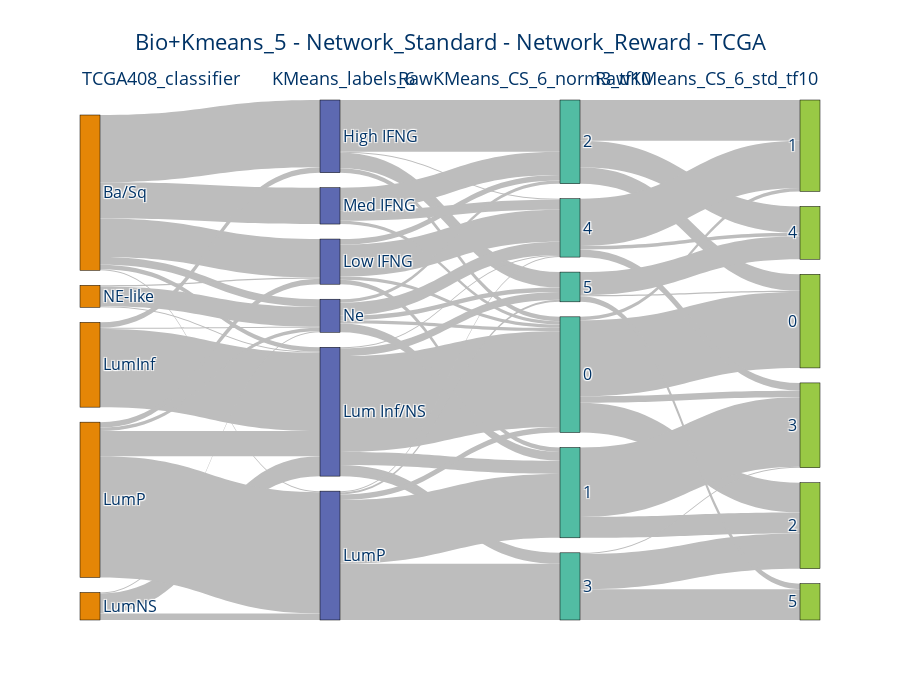

The notebook cell this image was saved under:
### Markdown cell above
## TF 10 norm3 and standard

### Code cell
comb_all_tfs = pd.concat([comb_tf6.drop(columns=vu_output.columns), comb_tf10, comb_tf50.drop(columns=vu_output.columns)], axis=1)
num = 6
cluster_model = "RawKMeans"
reorder_cols = [
    "TCGA408_classifier",
    "KMeans_labels_6",
    "{}_CS_{}_norm3_tf{}".format(cluster_model, num, 10),
    "{}_CS_{}_std_tf{}".format(cluster_model, num, 10),
    # "RawKMeans_CS_6",
    # "KMeans_labels_5",
    # "{}_CS_{}_norm3_tf{}".format(cluster_model, num, 50),
]
# for col in reorder_cols:
#     comb_all_tfs[col] = comb_all_tfs[col].astype(str)
title = "Bio+Kmeans_5 - Network_Standard - Network_Reward - TCGA"
meta, fig = sky.main(df=comb_all_tfs, reorder_cols=reorder_cols, title=title, retMeta=True)
fig.update_layout(height=700)
fig.show()

### Figure 1 — Plotly figure (JSON) as saved in the notebook; plotly's stock layout.template omitted (floating-point values rounded to 4 significant figures)
{"data": [{"arrangement": "perpendicular", "link": {"color": "#bdbdbd", "source": [0, 0, 0, 0, 0, 0, 1, 1, 1, 2, 2, 2, 3, 3, 3, 3, 4, 4, 4, 5, 5, 5, 5, 6, 6, 6, 6, 7, 7, 7, 7, 7, 8, 8, 8, 8, 8, 9, 9, 9, 10, 10, 10, 10, 10, 11, 11, 11, 11, 12, 12, 13, 13, 13, 14, 14, 14, 15, 15, 15, 16, 16, 16], "target": [5, 6, 7, 8, 9, 10, 5, 7, 10, 7, 8, 10, 6, 7, 8, 10, 6, 7, 10, 11, 13, 15, 16, 11, 12, 13, 15, 11, 12, 14, 15, 16, 11, 12, 14, 15, 16, 11, 13, 15, 11, 12, 13, 15, 16, 17, 18, 19, 20, 19, 20, 17, 18, 21, 19, 20, 22, 18, 20, 21, 17, 21, 22], "value": [61, 35, 4, 1, 33, 7, 5, 71, 1, 18, 6, 1, 5, 23, 110, 3, 1, 1, 18, 4, 47, 1, 14, 3, 4, 5, 29, 87, 12, 10, 1, 7, 5, 58, 51, 1, 2, 3, 21, 9, 3, 8, 3, 12, 4, 69, 3, 27, 6, 19, 63, 15, 37, 24, 32, 1, 28, 43, 7, 3, 1, 21, 5]}, "node": {"color": ["rgb(229, 134, 6)", "rgb(229, 134, 6)", "rgb(229, 134, 6)", "rgb(229, 134, 6)", "rgb(229, 134, 6)", "rgb(93, 105, 177)", "rgb(93, 105, 177)", "rgb(93, 105, 177)", "rgb(93, 105, 177)", "rgb(93, 105, 177)", "rgb(93, 105, 177)", "rgb(82, 188, 163)", "rgb(82, 188, 163)", "rgb(82, 188, 163)", "rgb(82, 188, 163)", "rgb(82, 188, 163)", "rgb(82, 188, 163)", "rgb(153, 201, 69)", "rgb(153, 201, 69)", "rgb(153, 201, 69)", "rgb(153, 201, 69)", "rgb(153, 201, 69)", "rgb(153, 201, 69)"], "label": ["Ba/Sq", "LumInf", "LumNS", "LumP", "NE-like", "High IFNG", "Low IFNG", "Lum Inf/NS", "LumP", "Med IFNG", "Ne", 0, 1, 2, 3, 4, 5, 0, 1, 2, 3, 4, 5], "line": {"color": "black", "width": 0.5}, "pad": 15, "thickness": 20}, "type": "sankey"}], "layout": {"annotations": [{"align": "left", "font": {"color": "#003366", "size": 18}, "showarrow": false, "text": "TCGA408_classifier", "x": 0, "xref": "x", "y": 1.07, "yref": "paper"}, {"align": "left", "font": {"color": "#003366", "size": 18}, "showarrow": false, "text": "KMeans_labels_6", "x": 1, "xref": "x", "y": 1.07, "yref": "paper"}, {"align": "left", "font": {"color": "#003366", "size": 18}, "showarrow": false, "text": "RawKMeans_CS_6_norm3_tf10", "x": 2, "xref": "x", "y": 1.07, "yref": "paper"}, {"align": "left", "font": {"color": "#003366", "size": 18}, "showarrow": false, "text": "RawKMeans_CS_6_std_tf10", "x": 3, "xref": "x", "y": 1.07, "yref": "paper"}], "font": {"color": "#003366", "size": 16}, "height": 700, "plot_bgcolor": "rgba(0,0,0,0)", "title": {"text": "Bio+Kmeans_5 - Network_Standard - Network_Reward - TCGA"}, "xaxis": {"showgrid": false, "visible": false, "zeroline": false}, "yaxis": {"showgrid": false, "visible": false, "zeroline": false}}}
